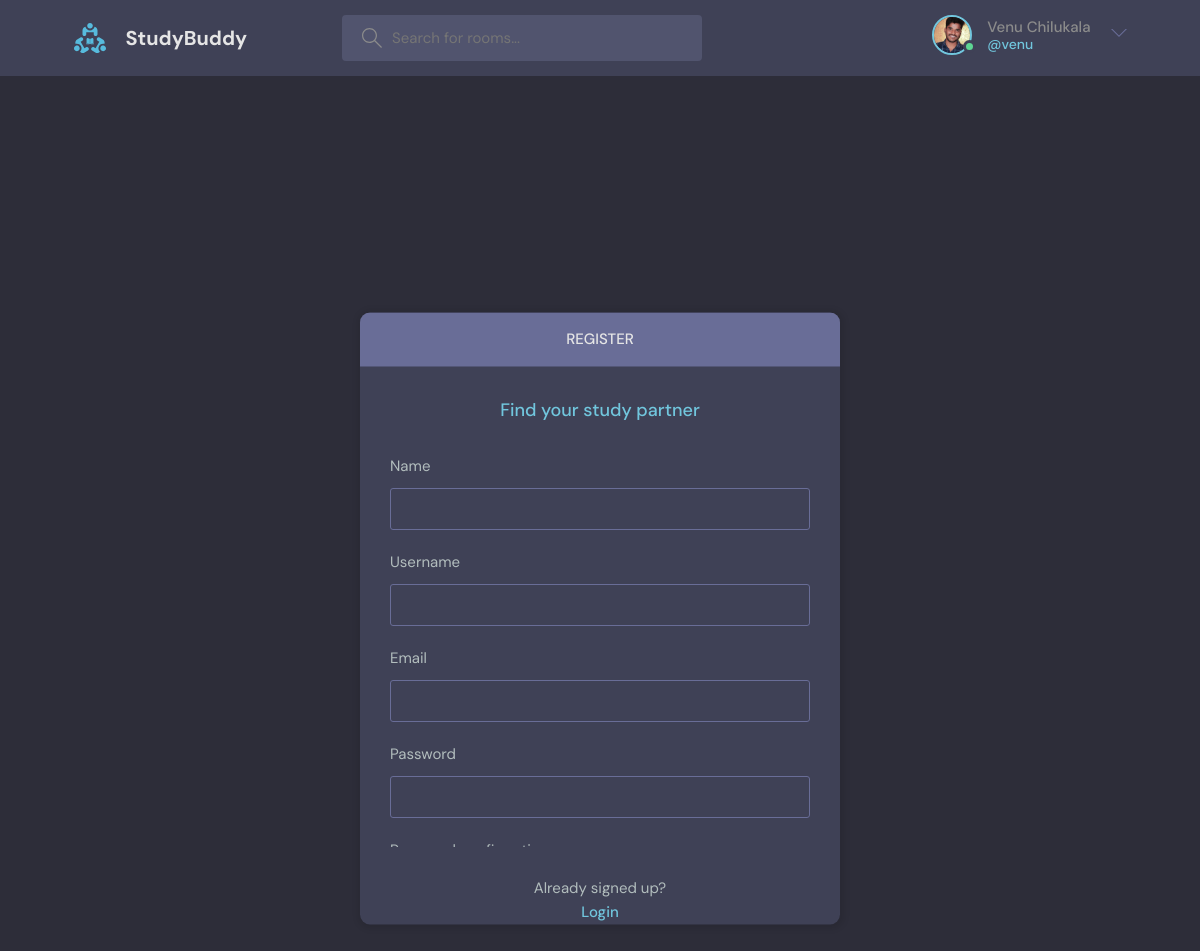
Page /register/ (signed in) on the committed database.
### base/models.py (models this page shows)
class User(AbstractUser):
    name = models.CharField(max_length=200, null=True)
    email = models.EmailField(unique=True, null=True)
    bio = models.TextField(null=True)
    avatar = ResizedImageField(size=[600, 600], quality=85, null=True, default="avatar.svg")
    USERNAME_FIELD = 'email'
    REQUIRED_FIELDS = ['username'] #For createsuperuser using username

### base/views.py (the view, shortened to what this page needs)
# urls.py: path('register/', views.registerPage, name='register'),
def registerPage(request):
    form = MyUserCreationForm()
    context = {'form': form}
    return render(request, 'base/login_register.html', context)

### base/forms.py
class MyUserCreationForm(UserCreationForm):
    class Meta:
        model = User
        fields = ['name', 'username', 'email', 'password1', 'password2']

### base/templates/base/login_register.html (shortened to what this page needs)
{% extends 'main.html' %}
{% block content %}
    <main class="auth layout">
      {% if page == 'login' %}
      <div class="container">
        <div class="layout__box">
          <div class="layout__boxHeader">
            <div class="layout__boxTitle">
              <h3>Login</h3>
            </div>
          </div>
          <div class="layout__body">
            <h2 class="auth__tagline">Find your study partner</h2>
            <form class="form" action="" method="POST">
              {% csrf_token %}
              <div class="form__group form__group">
                <label for="room_name">Email</label>
                <input id="email" name="email" type="text" placeholder="e.g. venu@gmail.com" />
              </div>
              <div class="form__group">
                <label for="password">Password</label>
                <input
                  id="password"
                  name="password"
                  type="password"
                  placeholder="&bull;&bull;&bull;&bull;&bull;&bull;&bull;&bull;"
                />
              </div>
              <button class="btn btn--main" type="submit">
                <svg
                  version="1.1"
                  xmlns="http://www.w3.org/2000/svg"
                  width="32"
                  height="32"
                  viewBox="0 0 32 32"
                >
                  <title>lock</title>
                  <path
                    d="M27 12h-1v-2c0-5.514-4.486-10-10-10s-10 4.486-10 10v2h-1c-0.553 0-1 0.447-1 1v18c0 0.553 0.447 1 1 1h22c0.553 0 1-0.447 1-1v-18c0-0.553-0.447-1-1-1zM8 10c0-4.411 3.589-8 8-8s8 3.589 8 8v2h-16v-2zM26 30h-20v-16h20v16z"
                  ></path>
                  <path
                    d="M15 21.694v4.306h2v-4.306c0.587-0.348 1-0.961 1-1.694 0-1.105-0.895-2-2-2s-2 0.895-2 2c0 0.732 0.413 1.345 1 1.694z"
                  ></path>
                </svg>
                Login
              </button>
            </form>
            <div class="auth__action">
              <p>Haven't signed up yet?</p>
              <a href="{% url 'register' %}" class="btn btn--link">Sign Up</a>
            </div>
          </div>
        </div>
      </div>
      {% else %}
      <div class="container">
        <div class="layout__box">
          <div class="layout__boxHeader">
            <div class="layout__boxTitle">
              <h3>Register</h3>
            </div>
          </div>
          <div class="layout__body">
            <h2 class="auth__tagline">Find your study partner</h2>
            <form class="form" action="" method="POST">
              {% for field in form %}
              <div class="form__group form__group">
                <label for="room_name">{{field.label}}</label>
                {{field}}
              </div>
              {% endfor %}
            </form>
          </div>
          <div class="auth__action">
            <p>Already signed up?</p>
            <a href="{% url 'login' %}" class="btn btn--link">Login</a>
          </div>
        </div>
      </div>
      {% endif %}
    </main>
{% endblock %}

### templates/navbar.html (shortened to what this page needs)
{% load static %}
<header class="header header--loggedIn">
    <div class="container">
        <a href="{% url 'home' %}" class="header__logo">
            <img src="{% static 'images/logo.svg' %}" />
            <h1>StudyBuddy</h1>
        </a>
        <form class="header__search" method="GET" action="{% url 'home' %}">
            <label>
                <input type="text" name="q" placeholder="Search for rooms..." />
            </label>
        </form>
        <nav class="header__menu">
            {% if request.user.is_authenticated %}
            <div class="header__user">
                <a href="{% url 'update-user' %}">
                    <div class="avatar avatar--medium active">
                        <img src="{{request.user.avatar.url}}" />
                    </div>
                    <p>{{request.user.name}} <span>@{{request.user.username}}</span></p>
                </a>
                <button class="dropdown-button">
                    <svg version="1.1" xmlns="http://www.w3.org/2000/svg" width="32" height="32" viewBox="0 0 32 32">
                        <title>chevron-down</title>
                        <path d="M16 21l-13-13h-3l16 16 16-16h-3l-13 13z"></path>
                    </svg>
                </button>
            </div>
            {% else %}
            <a href="{% url 'login' %}">
                <img src="{% static 'images/avatar.svg' %}" />
                <p>Login</p>
            </a>
            {% endif %}
        </nav>
    </div>
</header>

### rows in the picture
User: user.avatar (picture), user.name "Venu Chilukala", user.username "venu"

### other values in the picture
{{ field.label }} "Name" "Username" "Email" "Password"
